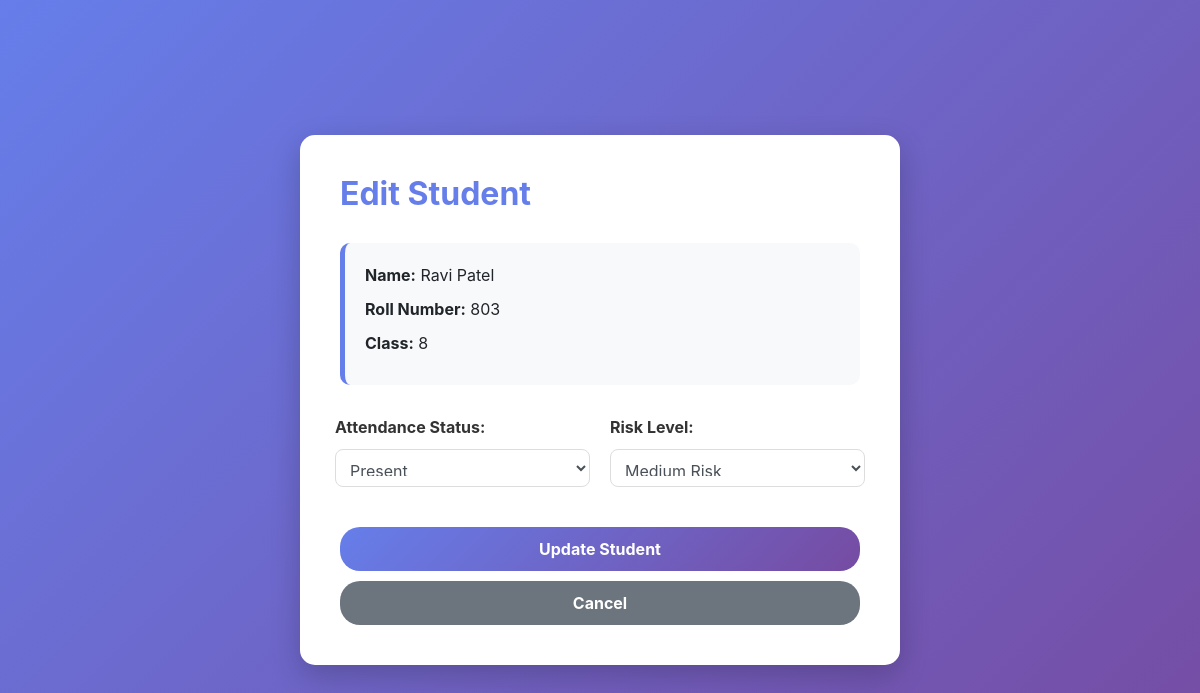
/teacher/edit/3, run on the app's committed database.
### app.py (models this page shows, shortened)
class Student(db.Model):
    id = db.Column(db.Integer, primary_key=True)
    name = db.Column(db.String(100), nullable=False)
    roll_number = db.Column(db.String(20), nullable=False, unique=True)
    student_class = db.Column(db.Integer, nullable=False)
    section = db.Column(db.String(10))
    attendance = db.Column(db.String(10), default='Absent')
    progress = db.Column(db.Integer, default=0)
    risk_level = db.Column(db.String(20), default='Low')
    last_active = db.Column(db.DateTime, default=datetime.utcnow)

### app.py (the view)
@app.route('/teacher/edit/<int:id>', methods=['GET', 'POST'])
def edit_student(id):
    student = Student.query.get_or_404(id)
    if request.method == 'POST':
        student.attendance = request.form['attendance']
        student.risk_level = request.form['risk_level']
        db.session.commit()
        flash('Student updated successfully!', 'success')
        return redirect(url_for('dashboard', **{'class': student.student_class}))
    return render_template('edit_student.html', student=student)

### templates/edit_student.html (shortened to what this page needs)
<!DOCTYPE html>
<html lang="en">
<head>
    <link rel="stylesheet" href="https://stackpath.bootstrapcdn.com/bootstrap/4.5.2/css/bootstrap.min.css">
</head>
<body>
    <div class="form-container">
        <h2>Edit Student</h2>
        <div class="student-info">
            <p><strong>Name:</strong> {{ student.name }}</p>
            <p><strong>Roll Number:</strong> {{ student.roll_number }}</p>
            <p><strong>Class:</strong> {{ student.student_class }}</p>
        </div>
        <form method="POST">
            <div class="form-row">
                <div class="form-group">
                    <label for="attendance">Attendance Status:</label>
                    <select class="form-control" id="attendance" name="attendance" required>
                        <option value="Present" {% if student.attendance == 'Present' %}selected{% endif %}>Present</option>
                    </select>
                </div>
                <div class="form-group">
                    <label for="risk_level">Risk Level:</label>
                    <select class="form-control" id="risk_level" name="risk_level" required>
                        <option value="Medium" {% if student.risk_level == 'Medium' %}selected{% endif %}>Medium Risk</option>
                    </select>
                </div>
            </div>
            <button type="submit" class="btn btn-primary mt-4">Update Student</button>
            <a href="/teacher/dashboard?class={{ student.student_class }}" class="btn btn-secondary">Cancel</a>
        </form>
    </div>
</body>
</html>

### templates/edit_student.html (style rules this page uses)
body { background: linear-gradient(135deg, #667eea 0%, #764ba2 100%); min-height: 100vh; display: flex; align-items: center; justify-content: center; }
.form-container { background: white; padding: 40px; border-radius: 15px; box-shadow: 0 10px 30px rgba(0, 0, 0, 0.2); max-width: 600px; width: 100%; }
.form-container h2 { color: #667eea; margin-bottom: 30px; font-weight: bold; }
.form-group label { font-weight: bold; color: #333; margin-bottom: 10px; }
.btn-primary { background: linear-gradient(135deg, #667eea 0%, #764ba2 100%); border: none; padding: 10px 30px; border-radius: 20px; font-weight: bold; width: 100%; }
.btn-secondary { background: #6c757d; border: none; padding: 10px 30px; border-radius: 20px; font-weight: bold; width: 100%; margin-top: 10px; }
.student-info { background: #f8f9fa; padding: 20px; border-radius: 10px; margin-bottom: 30px; border-left: 5px solid #667eea; }
.student-info p { margin-bottom: 10px; }
.form-row { display: grid; grid-template-columns: 1fr 1fr; gap: 20px; }
.form-control { border-radius: 8px; border: 1px solid #ddd; padding: 10px; }

### data on the page
Student: name "Ravi Patel", roll_number "803", student_class "8", attendance "Present", risk_level "Medium Risk"
